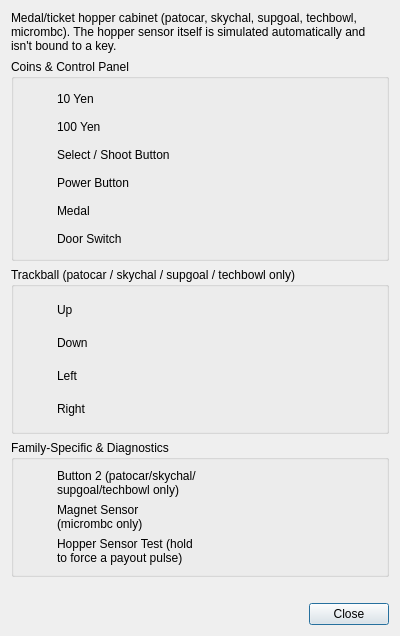
<?xml version="1.0" encoding="UTF-8"?>
<ui version="4.0">
 <class>UIPatocarSetting</class>
 <widget class="QDialog" name="UIPatocarSetting">
  <property name="geometry">
   <rect>
    <x>0</x>
    <y>0</y>
    <width>400</width>
    <height>620</height>
   </rect>
  </property>
  <property name="focusPolicy">
   <enum>Qt::StrongFocus</enum>
  </property>
  <property name="windowTitle">
   <string>Hopper Cabinet Configuration</string>
  </property>
  <property name="windowIcon">
   <iconset resource="../resources/resources.qrc">
    <normaloff>:/hopper/trackball.png</normaloff>:/hopper/trackball.png</iconset>
  </property>
  <layout class="QVBoxLayout" name="verticalLayout">
   <item>
    <widget class="QLabel" name="lTitle">
     <property name="text">
      <string>Medal/ticket hopper cabinet (patocar, skychal, supgoal, techbowl, micrombc). The hopper sensor itself is simulated automatically and isn't bound to a key.</string>
     </property>
     <property name="wordWrap">
      <bool>true</bool>
     </property>
    </widget>
   </item>
   <item>
    <widget class="QGroupBox" name="gbPanel">
     <property name="title"><string>Coins &amp;&amp; Control Panel</string></property>
     <layout class="QVBoxLayout" name="vl_gbPanel">
     <item>
      <layout class="QHBoxLayout" name="hl_tbCoin1">
       <item>
        <widget class="QToolButton" name="tbCoin1">
         <property name="focusPolicy"><enum>Qt::NoFocus</enum></property>
         <property name="toolTip"><string>10 Yen</string></property>
         <property name="checkable"><bool>true</bool></property>
         <property name="autoRaise"><bool>true</bool></property>
         <property name="icon">
          <iconset resource="../resources/resources.qrc">
           <normaloff>:/hopper/coin.png</normaloff>:/hopper/coin.png</iconset>
         </property>
         <property name="iconSize"><size><width>20</width><height>20</height></size></property>
         <property name="toolButtonStyle"><enum>Qt::ToolButtonTextBesideIcon</enum></property>
        </widget>
       </item>
       <item>
        <widget class="QLabel" name="lCoin1">
         <property name="text"><string>10 Yen</string></property>
         
        </widget>
       </item>
       <item>
        <spacer name="hspacer_tbCoin1">
         <property name="orientation"><enum>Qt::Horizontal</enum></property>
         <property name="sizeHint" stdset="0"><size><width>10</width><height>10</height></size></property>
        </spacer>
       </item>
      </layout>
     </item>
     <item>
      <layout class="QHBoxLayout" name="hl_tbCoin2">
       <item>
        <widget class="QToolButton" name="tbCoin2">
         <property name="focusPolicy"><enum>Qt::NoFocus</enum></property>
         <property name="toolTip"><string>100 Yen</string></property>
         <property name="checkable"><bool>true</bool></property>
         <property name="autoRaise"><bool>true</bool></property>
         <property name="icon">
          <iconset resource="../resources/resources.qrc">
           <normaloff>:/hopper/coin.png</normaloff>:/hopper/coin.png</iconset>
         </property>
         <property name="iconSize"><size><width>20</width><height>20</height></size></property>
         <property name="toolButtonStyle"><enum>Qt::ToolButtonTextBesideIcon</enum></property>
        </widget>
       </item>
       <item>
        <widget class="QLabel" name="lCoin2">
         <property name="text"><string>100 Yen</string></property>
         
        </widget>
       </item>
       <item>
        <spacer name="hspacer_tbCoin2">
         <property name="orientation"><enum>Qt::Horizontal</enum></property>
         <property name="sizeHint" stdset="0"><size><width>10</width><height>10</height></size></property>
        </spacer>
       </item>
      </layout>
     </item>
     <item>
      <layout class="QHBoxLayout" name="hl_tbStart1">
       <item>
        <widget class="QToolButton" name="tbStart1">
         <property name="focusPolicy"><enum>Qt::NoFocus</enum></property>
         <property name="toolTip"><string>Select / Shoot Button</string></property>
         <property name="checkable"><bool>true</bool></property>
         <property name="autoRaise"><bool>true</bool></property>
         <property name="icon">
          <iconset resource="../resources/resources.qrc">
           <normaloff>:/hopper/button.png</normaloff>:/hopper/button.png</iconset>
         </property>
         <property name="iconSize"><size><width>20</width><height>20</height></size></property>
         <property name="toolButtonStyle"><enum>Qt::ToolButtonTextBesideIcon</enum></property>
        </widget>
       </item>
       <item>
        <widget class="QLabel" name="lStart1">
         <property name="text"><string>Select / Shoot Button</string></property>
         
        </widget>
       </item>
       <item>
        <spacer name="hspacer_tbStart1">
         <property name="orientation"><enum>Qt::Horizontal</enum></property>
         <property name="sizeHint" stdset="0"><size><width>10</width><height>10</height></size></property>
        </spacer>
       </item>
      </layout>
     </item>
     <item>
      <layout class="QHBoxLayout" name="hl_tbPowerButton">
       <item>
        <widget class="QToolButton" name="tbPowerButton">
         <property name="focusPolicy"><enum>Qt::NoFocus</enum></property>
         <property name="toolTip"><string>Power Button</string></property>
         <property name="checkable"><bool>true</bool></property>
         <property name="autoRaise"><bool>true</bool></property>
         <property name="icon">
          <iconset resource="../resources/resources.qrc">
           <normaloff>:/hopper/power.png</normaloff>:/hopper/power.png</iconset>
         </property>
         <property name="iconSize"><size><width>20</width><height>20</height></size></property>
         <property name="toolButtonStyle"><enum>Qt::ToolButtonTextBesideIcon</enum></property>
        </widget>
       </item>
       <item>
        <widget class="QLabel" name="lPowerButton">
         <property name="text"><string>Power Button</string></property>
         
        </widget>
       </item>
       <item>
        <spacer name="hspacer_tbPowerButton">
         <property name="orientation"><enum>Qt::Horizontal</enum></property>
         <property name="sizeHint" stdset="0"><size><width>10</width><height>10</height></size></property>
        </spacer>
       </item>
      </layout>
     </item>
     <item>
      <layout class="QHBoxLayout" name="hl_tbMedal">
       <item>
        <widget class="QToolButton" name="tbMedal">
         <property name="focusPolicy"><enum>Qt::NoFocus</enum></property>
         <property name="toolTip"><string>Medal</string></property>
         <property name="checkable"><bool>true</bool></property>
         <property name="autoRaise"><bool>true</bool></property>
         <property name="icon">
          <iconset resource="../resources/resources.qrc">
           <normaloff>:/hopper/medal.png</normaloff>:/hopper/medal.png</iconset>
         </property>
         <property name="iconSize"><size><width>20</width><height>20</height></size></property>
         <property name="toolButtonStyle"><enum>Qt::ToolButtonTextBesideIcon</enum></property>
        </widget>
       </item>
       <item>
        <widget class="QLabel" name="lMedal">
         <property name="text"><string>Medal</string></property>
         
        </widget>
       </item>
       <item>
        <spacer name="hspacer_tbMedal">
         <property name="orientation"><enum>Qt::Horizontal</enum></property>
         <property name="sizeHint" stdset="0"><size><width>10</width><height>10</height></size></property>
        </spacer>
       </item>
      </layout>
     </item>
     <item>
      <layout class="QHBoxLayout" name="hl_tbDoorSwitch">
       <item>
        <widget class="QToolButton" name="tbDoorSwitch">
         <property name="focusPolicy"><enum>Qt::NoFocus</enum></property>
         <property name="toolTip"><string>Door Switch</string></property>
         <property name="checkable"><bool>true</bool></property>
         <property name="autoRaise"><bool>true</bool></property>
         <property name="icon">
          <iconset resource="../resources/resources.qrc">
           <normaloff>:/hopper/door.png</normaloff>:/hopper/door.png</iconset>
         </property>
         <property name="iconSize"><size><width>20</width><height>20</height></size></property>
         <property name="toolButtonStyle"><enum>Qt::ToolButtonTextBesideIcon</enum></property>
        </widget>
       </item>
       <item>
        <widget class="QLabel" name="lDoorSwitch">
         <property name="text"><string>Door Switch</string></property>
         
        </widget>
       </item>
       <item>
        <spacer name="hspacer_tbDoorSwitch">
         <property name="orientation"><enum>Qt::Horizontal</enum></property>
         <property name="sizeHint" stdset="0"><size><width>10</width><height>10</height></size></property>
        </spacer>
       </item>
      </layout>
     </item>
    </layout>
    </widget>
   </item>
   <item>
    <widget class="QGroupBox" name="gbTrackball">
     <property name="title"><string>Trackball (patocar / skychal / supgoal / techbowl only)</string></property>
     <layout class="QVBoxLayout" name="vl_gbTrackball">
     <item>
      <layout class="QHBoxLayout" name="hl_tbTrackballUp">
       <item>
        <widget class="QToolButton" name="tbTrackballUp">
         <property name="focusPolicy"><enum>Qt::NoFocus</enum></property>
         <property name="toolTip"><string>Trackball Up</string></property>
         <property name="checkable"><bool>true</bool></property>
         <property name="autoRaise"><bool>true</bool></property>
         <property name="icon">
          <iconset resource="../resources/resources.qrc">
           <normaloff>:/hopper/trackball.png</normaloff>:/hopper/trackball.png</iconset>
         </property>
         <property name="iconSize"><size><width>20</width><height>20</height></size></property>
         <property name="toolButtonStyle"><enum>Qt::ToolButtonTextBesideIcon</enum></property>
        </widget>
       </item>
       <item>
        <widget class="QLabel" name="lTrackballUp">
         <property name="text"><string>Up</string></property>
         
        </widget>
       </item>
       <item>
        <spacer name="hspacer_tbTrackballUp">
         <property name="orientation"><enum>Qt::Horizontal</enum></property>
         <property name="sizeHint" stdset="0"><size><width>10</width><height>10</height></size></property>
        </spacer>
       </item>
      </layout>
     </item>
     <item>
      <layout class="QHBoxLayout" name="hl_tbTrackballDown">
       <item>
        <widget class="QToolButton" name="tbTrackballDown">
         <property name="focusPolicy"><enum>Qt::NoFocus</enum></property>
         <property name="toolTip"><string>Trackball Down</string></property>
         <property name="checkable"><bool>true</bool></property>
         <property name="autoRaise"><bool>true</bool></property>
         <property name="icon">
          <iconset resource="../resources/resources.qrc">
           <normaloff>:/hopper/trackball.png</normaloff>:/hopper/trackball.png</iconset>
         </property>
         <property name="iconSize"><size><width>20</width><height>20</height></size></property>
         <property name="toolButtonStyle"><enum>Qt::ToolButtonTextBesideIcon</enum></property>
        </widget>
       </item>
       <item>
        <widget class="QLabel" name="lTrackballDown">
         <property name="text"><string>Down</string></property>
         
        </widget>
       </item>
       <item>
        <spacer name="hspacer_tbTrackballDown">
         <property name="orientation"><enum>Qt::Horizontal</enum></property>
         <property name="sizeHint" stdset="0"><size><width>10</width><height>10</height></size></property>
        </spacer>
       </item>
      </layout>
     </item>
     <item>
      <layout class="QHBoxLayout" name="hl_tbTrackballLeft">
       <item>
        <widget class="QToolButton" name="tbTrackballLeft">
         <property name="focusPolicy"><enum>Qt::NoFocus</enum></property>
         <property name="toolTip"><string>Trackball Left</string></property>
         <property name="checkable"><bool>true</bool></property>
         <property name="autoRaise"><bool>true</bool></property>
         <property name="icon">
          <iconset resource="../resources/resources.qrc">
           <normaloff>:/hopper/trackball.png</normaloff>:/hopper/trackball.png</iconset>
         </property>
         <property name="iconSize"><size><width>20</width><height>20</height></size></property>
         <property name="toolButtonStyle"><enum>Qt::ToolButtonTextBesideIcon</enum></property>
        </widget>
       </item>
       <item>
        <widget class="QLabel" name="lTrackballLeft">
         <property name="text"><string>Left</string></property>
         
        </widget>
       </item>
       <item>
        <spacer name="hspacer_tbTrackballLeft">
         <property name="orientation"><enum>Qt::Horizontal</enum></property>
         <property name="sizeHint" stdset="0"><size><width>10</width><height>10</height></size></property>
        </spacer>
       </item>
      </layout>
     </item>
     <item>
      <layout class="QHBoxLayout" name="hl_tbTrackballRight">
       <item>
        <widget class="QToolButton" name="tbTrackballRight">
         <property name="focusPolicy"><enum>Qt::NoFocus</enum></property>
         <property name="toolTip"><string>Trackball Right</string></property>
         <property name="checkable"><bool>true</bool></property>
         <property name="autoRaise"><bool>true</bool></property>
         <property name="icon">
          <iconset resource="../resources/resources.qrc">
           <normaloff>:/hopper/trackball.png</normaloff>:/hopper/trackball.png</iconset>
         </property>
         <property name="iconSize"><size><width>20</width><height>20</height></size></property>
         <property name="toolButtonStyle"><enum>Qt::ToolButtonTextBesideIcon</enum></property>
        </widget>
       </item>
       <item>
        <widget class="QLabel" name="lTrackballRight">
         <property name="text"><string>Right</string></property>
         
        </widget>
       </item>
       <item>
        <spacer name="hspacer_tbTrackballRight">
         <property name="orientation"><enum>Qt::Horizontal</enum></property>
         <property name="sizeHint" stdset="0"><size><width>10</width><height>10</height></size></property>
        </spacer>
       </item>
      </layout>
     </item>
    </layout>
    </widget>
   </item>
   <item>
    <widget class="QGroupBox" name="gbDiag">
     <property name="title"><string>Family-Specific &amp;&amp; Diagnostics</string></property>
     <layout class="QVBoxLayout" name="vl_gbDiag">
     <item>
      <layout class="QHBoxLayout" name="hl_tbHopperBtn2">
       <item>
        <widget class="QToolButton" name="tbHopperBtn2">
         <property name="focusPolicy"><enum>Qt::NoFocus</enum></property>
         <property name="toolTip"><string>Button 2</string></property>
         <property name="checkable"><bool>true</bool></property>
         <property name="autoRaise"><bool>true</bool></property>
         <property name="icon">
          <iconset resource="../resources/resources.qrc">
           <normaloff>:/hopper/button.png</normaloff>:/hopper/button.png</iconset>
         </property>
         <property name="iconSize"><size><width>20</width><height>20</height></size></property>
         <property name="toolButtonStyle"><enum>Qt::ToolButtonTextBesideIcon</enum></property>
        </widget>
       </item>
       <item>
        <widget class="QLabel" name="lHopperBtn2">
         <property name="text"><string>Button 2 (patocar/skychal/supgoal/techbowl only)</string></property>
         <property name="wordWrap"><bool>true</bool></property>
        </widget>
       </item>
       <item>
        <spacer name="hspacer_tbHopperBtn2">
         <property name="orientation"><enum>Qt::Horizontal</enum></property>
         <property name="sizeHint" stdset="0"><size><width>10</width><height>10</height></size></property>
        </spacer>
       </item>
      </layout>
     </item>
     <item>
      <layout class="QHBoxLayout" name="hl_tbMagnetBtn5">
       <item>
        <widget class="QToolButton" name="tbMagnetBtn5">
         <property name="focusPolicy"><enum>Qt::NoFocus</enum></property>
         <property name="toolTip"><string>Magnet Sensor</string></property>
         <property name="checkable"><bool>true</bool></property>
         <property name="autoRaise"><bool>true</bool></property>
         <property name="icon">
          <iconset resource="../resources/resources.qrc">
           <normaloff>:/hopper/magnet.png</normaloff>:/hopper/magnet.png</iconset>
         </property>
         <property name="iconSize"><size><width>20</width><height>20</height></size></property>
         <property name="toolButtonStyle"><enum>Qt::ToolButtonTextBesideIcon</enum></property>
        </widget>
       </item>
       <item>
        <widget class="QLabel" name="lMagnetBtn5">
         <property name="text"><string>Magnet Sensor (micrombc only)</string></property>
         <property name="wordWrap"><bool>true</bool></property>
        </widget>
       </item>
       <item>
        <spacer name="hspacer_tbMagnetBtn5">
         <property name="orientation"><enum>Qt::Horizontal</enum></property>
         <property name="sizeHint" stdset="0"><size><width>10</width><height>10</height></size></property>
        </spacer>
       </item>
      </layout>
     </item>
     <item>
      <layout class="QHBoxLayout" name="hl_tbHopperTest">
       <item>
        <widget class="QToolButton" name="tbHopperTest">
         <property name="focusPolicy"><enum>Qt::NoFocus</enum></property>
         <property name="toolTip"><string>Hopper Sensor Test</string></property>
         <property name="checkable"><bool>true</bool></property>
         <property name="autoRaise"><bool>true</bool></property>
         <property name="icon">
          <iconset resource="../resources/resources.qrc">
           <normaloff>:/hopper/sensor.png</normaloff>:/hopper/sensor.png</iconset>
         </property>
         <property name="iconSize"><size><width>20</width><height>20</height></size></property>
         <property name="toolButtonStyle"><enum>Qt::ToolButtonTextBesideIcon</enum></property>
        </widget>
       </item>
       <item>
        <widget class="QLabel" name="lHopperTest">
         <property name="text"><string>Hopper Sensor Test (hold to force a payout pulse)</string></property>
         <property name="wordWrap"><bool>true</bool></property>
        </widget>
       </item>
       <item>
        <spacer name="hspacer_tbHopperTest">
         <property name="orientation"><enum>Qt::Horizontal</enum></property>
         <property name="sizeHint" stdset="0"><size><width>10</width><height>10</height></size></property>
        </spacer>
       </item>
      </layout>
     </item>
    </layout>
    </widget>
   </item>
   <item>
    <widget class="QLabel" name="lInfos">
     <property name="alignment">
      <set>Qt::AlignCenter</set>
     </property>
    </widget>
   </item>
   <item>
    <widget class="QDialogButtonBox" name="patocarButtons">
     <property name="standardButtons">
      <set>QDialogButtonBox::Close</set>
     </property>
    </widget>
   </item>
  </layout>
 </widget>
 <resources>
  <include location="../resources/resources.qrc"/>
 </resources>
 <connections>
  <connection>
   <sender>patocarButtons</sender>
   <signal>rejected()</signal>
   <receiver>UIPatocarSetting</receiver>
   <slot>reject()</slot>
   <hints>
    <hint type="sourcelabel">
     <x>20</x>
     <y>20</y>
    </hint>
    <hint type="destinationlabel">
     <x>20</x>
     <y>20</y>
    </hint>
   </hints>
  </connection>
 </connections>
</ui>
